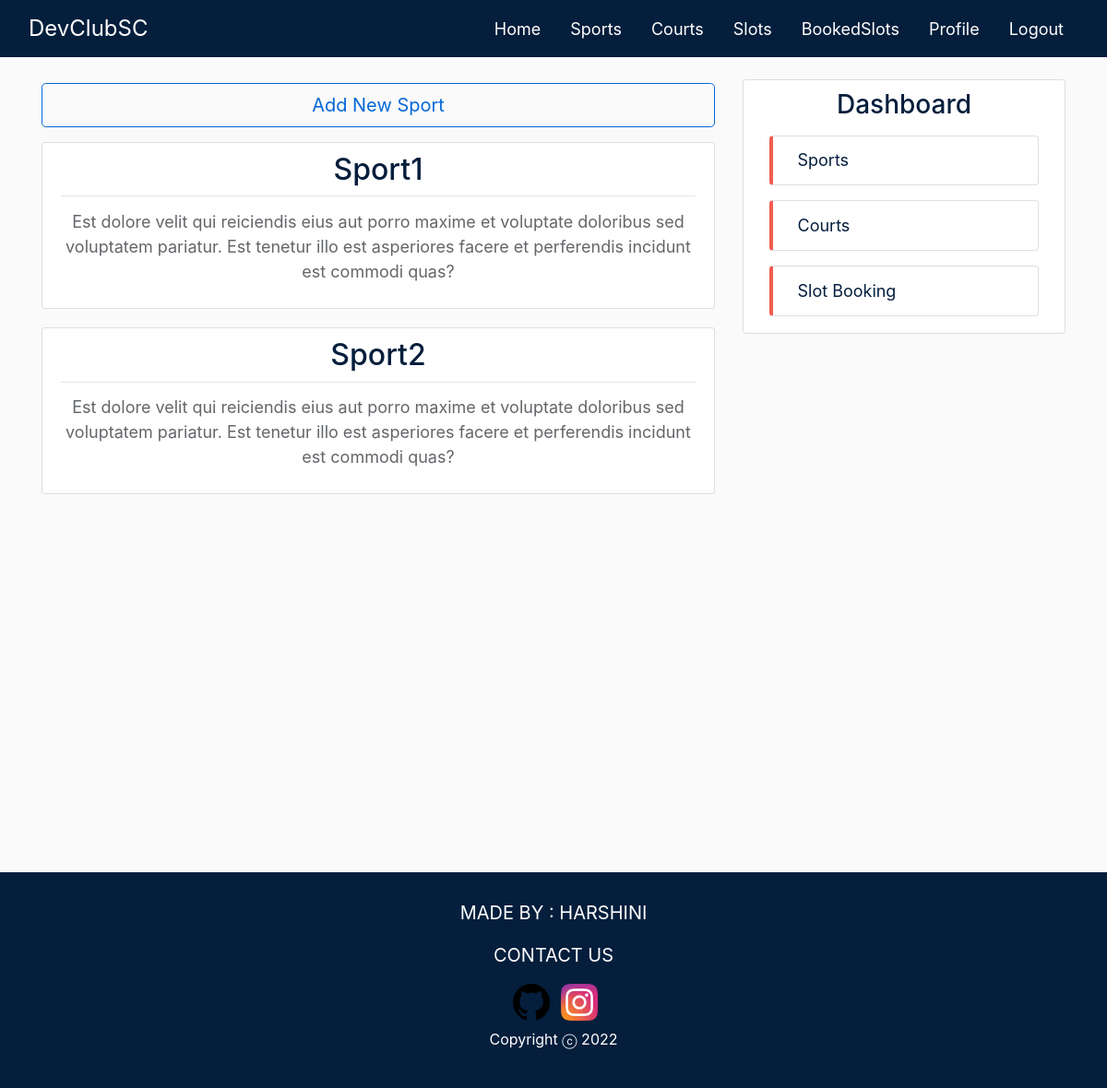
/sports/ (signed in), run on the app's committed database.
### users/models.py (models this page shows, shortened)
class Staff(models.Model):
    user = models.OneToOneField(User, on_delete=models.CASCADE)
    slots = models.ManyToManyField(Slot, blank=True)

### sports/models.py (models this page shows, shortened)
class Sport(models.Model):
    name = models.CharField(max_length=100)
    courts = models.ManyToManyField(Court, blank=True)

### sports/views.py (the view)
# urls.py: path('sports/', SportListView.as_view(), name='sports-home'),
class SportListView(ListView):
    model = Sport
    template_name = 'sports/sports.html'
    context_object_name = 'sports'
    extra_context = {'staffs': Staff.objects.all(), 'slots': Slot.objects.all()}

### sports/templates/sports/sports.html (shortened to what this page needs)
{% extends 'sports/base.html' %}
{% block content %}
{% for staff in staffs %}
    {% if user == staff.user %}
        <a
            class="btn btn-outline btn-block btn-lg mt-1 mb-3"
            href="{% url 'sports-create' %}"
            >Add New Sport</a
        >
    {% endif %}
{% endfor %}
{% for sport in sports %}
    <div class="media content-section shadow-box">
        <div class="media-body ">
            <div class="article-metadata sport-title-div">
                <h2><a class="article-title sport-title" href="{% url 'sports-detail' sport.id %}">{{ sport.name }}</a></h2>
            </div>
            <p class="sports-article-content">Est dolore velit qui reiciendis eius aut porro maxime et voluptate doloribus sed voluptatem pariatur. Est tenetur illo est asperiores facere et perferendis incidunt est commodi quas?</p>
        </div>
    </div>
{% endfor %}
{% endblock content %}

### sports/static/sports/main.css (style rules this page uses)
body { background: #fafafa; color: #444444; padding-top: 62px; }
h1, h2, h3, h4, h5, h6 { color: #444444; }
.content-section { background: #ffffff; padding: 10px 20px; border: 1px solid #dddddd; border-radius: 3px; margin-bottom: 20px; }
.article-title { color: #041e3c; }
.article-metadata { padding-bottom: 1px; margin-bottom: 4px; border-bottom: 1px solid #e3e3e3; text-align: center; }
.btn { color:#0468d7 !important; border-color: #0468d7; }
.sports-article-content { font-size: 18px; text-align: center; color: #63666A; margin-top: 2%; }
.shadow-box { transition: 0.5s; }

### data on the page
Staff: shows "Add New Sport"
Sport: name "Sport1"
Sport: name "Sport2"
